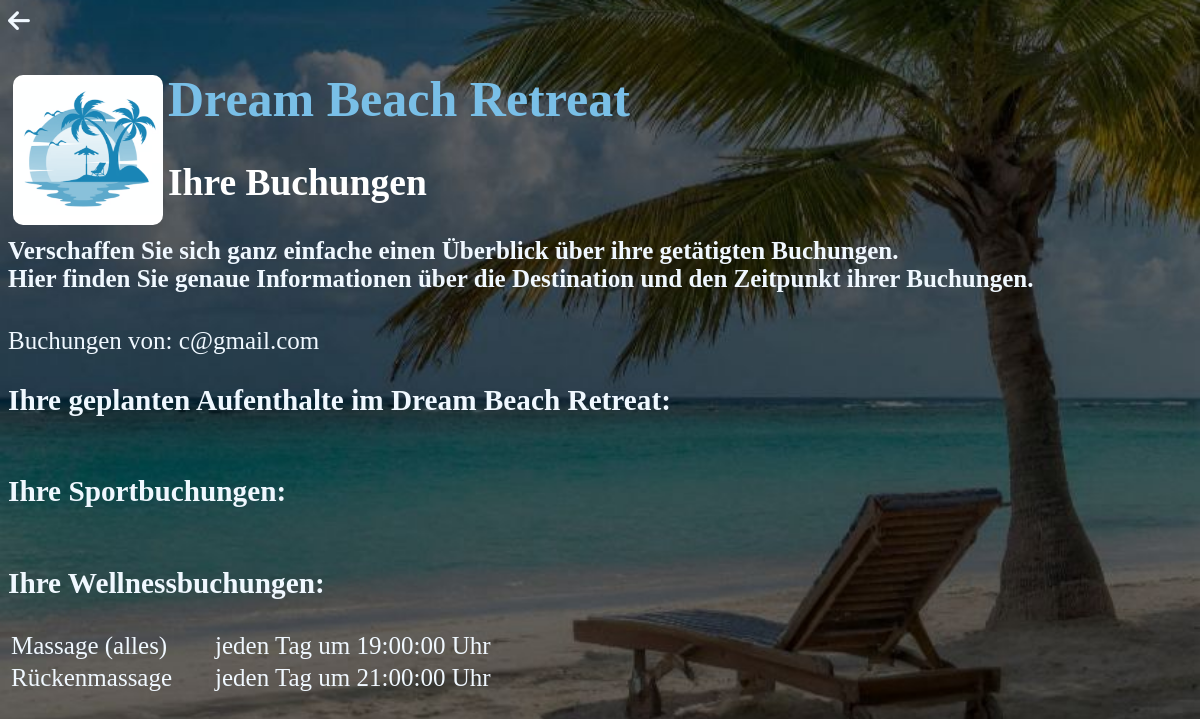
The app's page /buchungsUebersicht.php (signed in) with its own data.
### tables this page shows
CREATE TABLE `wellnessb` (
  `id` int(11) NOT NULL,
  `email` varchar(255) NOT NULL,
  `art` varchar(50) NOT NULL,
  `preis` int(11) NOT NULL,
  `uhrzeit` time NOT NULL
);

### buchungsUebersicht.php (the view, shortened to what this page needs)
<!DOCTYPE html>
<html lang="en">
<head>
    <link rel="stylesheet" type="text/css" href="standf.css">
</head>
<body>
    <i class="fas fa-arrow-left" data-bs-toggle="tooltip" data-bs-placement="right" title="Klicken Sie hier um zurückzukehren!" onclick="history.back()"></i>
    <header>
        <div style="float:left; padding:5px; padding-bottom:0px;"><a href="hauptseite.php"> <img class="runde-ecken" src="images/logo.png" width="150" height="150" /></a></div>
        <h1>Dream Beach Retreat</h1>
    </header>
    <h2 style="margin: 0px;">Ihre Buchungen</h2>
    <h4>Verschaffen Sie sich ganz einfache einen Überblick über ihre getätigten Buchungen.<br>
        Hier finden Sie genaue Informationen über die Destination und den Zeitpunkt ihrer Buchungen.
    </h4>
    <?php
    $email = $_SESSION['email'];
    echo "Buchungen von: $email";
    ?>
    <h3>Ihre geplanten Aufenthalte im Dream Beach Retreat:</h3>
    <h3>Ihre Sportbuchungen:</h3>
    <h3>Ihre Wellnessbuchungen:</h3>
    <?php
    require_once('db.php');
    try {
        $statement = $pdo->prepare("SELECT * FROM wellnessb WHERE email= '$email'");
        $statement->execute();
        echo "<table>";
        if ($statement->rowCount() > 0) {
            while ($zeile = $statement->fetch()) {
                echo "<tr>" .
                    "<td width=200;>" . $zeile['art'] . "</td>" .
                    "<td>" . " jeden Tag um " . $zeile['uhrzeit'] . " Uhr" . "</td>" .
                    "</tr>";
            }
        }
        echo "</table>";
    } catch (PDOException $ex) {
        die("Fehler beim Ausgeben der Daten in die Datenbank!");
    }
    ?>
</body>
</html>

### standf.css (style rules this page uses)
body { background-color: hsl(198, 74%, 88%); background-image: url(images/hintergrund.jpeg); background-attachment: fixed; background-size: cover; background-position: center; font-size: 25px; color:aliceblue; }
h1 { color: rgb(121, 191, 231); }
h2 { color:rgb(255, 255, 255); }
h3 { color:aliceblue; }
header { margin: 0px; }
.runde-ecken { border-radius: 10px; -moz-border-radius: 10px; -webkit-border-radius: 10px; }

### records on screen
wellnessb: art "Massage (alles)", uhrzeit "19:00:00"
wellnessb: art "Rückenmassage", uhrzeit "21:00:00"

### other values on screen
$email "c@gmail.com"
